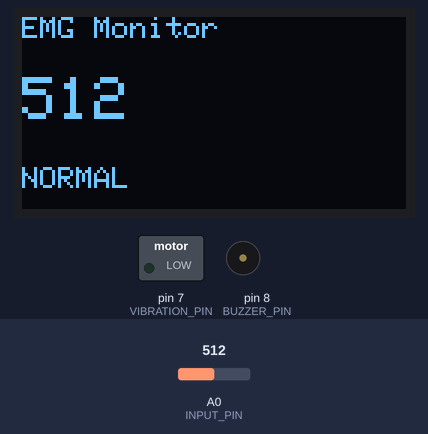
Recording of a sketch running on a simulated Arduino Uno, built with avr-gcc and run on an emulated ATmega328P. Shown: 128×64 one-colour display, switched loads named in the sketch (green lamp = pin HIGH), buzzer (waves = sounding, pin HIGH). The inputs (shaded band) are chosen by the test bench; at power-on: A0 (INPUT_PIN) = 512. What the sketch prints to the serial monitor is not drawn.

Above: at 1.2 s.
1.3 s: A0 (INPUT_PIN) set to 360
At 2.2 s:
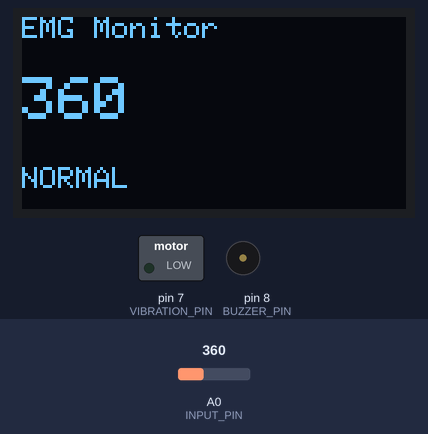
2.8 s: A0 (INPUT_PIN) set to 336
At 3.4 s:
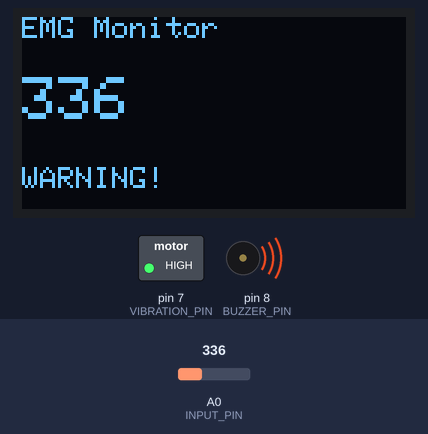
4.3 s: A0 (INPUT_PIN) set to 306
At 4.7 s:
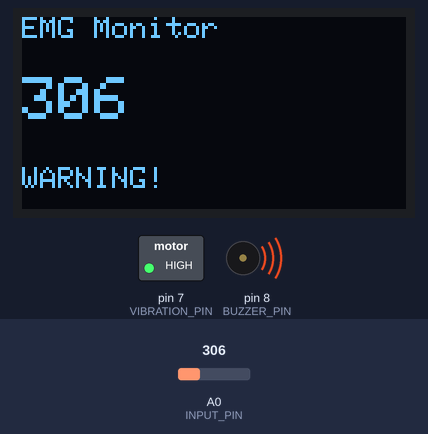
Timing chart, 0 to 7.3 s (numbered marks = the images above; inputs shaded):
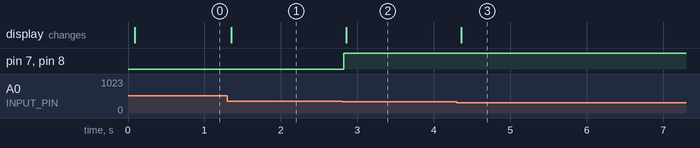

The sketch:

EMG_OLED_Buzzer_Vibration.ino
```cpp
#include <Wire.h>
#include <Adafruit_GFX.h>
#include <Adafruit_SSD1306.h>

#define SAMPLE_RATE 20
#define BAUD_RATE 115200
#define INPUT_PIN A0

// Buzzer and vibration motor
#define BUZZER_PIN 8
#define VIBRATION_PIN 7

// EMG thresholds
#define LOW_THRESHOLD 350
#define HIGH_THRESHOLD 680

// OLED screen
Adafruit_SSD1306 display(128, 64, &Wire, -1);

int sensor_value = 0;

int i = 0;
int tempsensorvalue = 0;

void setup() {
  Serial.begin(BAUD_RATE);
  Wire.begin();

  // Set buzzer pin
  pinMode(BUZZER_PIN, OUTPUT);
  digitalWrite(BUZZER_PIN, LOW);

  // Set vibration motor pin
  pinMode(VIBRATION_PIN, OUTPUT);
  digitalWrite(VIBRATION_PIN, LOW);

  // Start OLED
  if (!display.begin(SSD1306_SWITCHCAPVCC, 0x3C)) {
    Serial.println("OLED failed!");
    while (true);
  }

  display.clearDisplay();
  display.setTextColor(SSD1306_WHITE);
  display.display();
}

void loop() {

  // Read EMG sensor
  sensor_value = analogRead(INPUT_PIN);


  // Send value to Serial Monitor
  Serial.println(sensor_value);

  // Check EMG value
  bool warning = sensor_value < LOW_THRESHOLD ||
                 sensor_value > HIGH_THRESHOLD;

  // Control buzzer and vibration motor
  if (warning) {
    digitalWrite(BUZZER_PIN, HIGH);
    digitalWrite(VIBRATION_PIN, HIGH);
  } else {
    digitalWrite(BUZZER_PIN, LOW);
    digitalWrite(VIBRATION_PIN, LOW);
  }

  // Update OLED
  display.clearDisplay();

  display.setTextSize(1);
  display.setCursor(0, 0);
  display.println("EMG Monitor");

  display.setTextSize(2);
  display.setCursor(0, 20);
  display.print(sensor_value);

  display.setTextSize(1);
  display.setCursor(0, 50);

  if (warning) {
    display.println("WARNING!");
  } else {
    display.println("NORMAL");
  }

  display.display();

  // Sampling interval
  delay(1000 / SAMPLE_RATE);
}
```

Measured:
- the behaviour switches between 350 and 349 on A0 (INPUT_PIN) (found by bisection; images 1 and 2)
- after the input at 1.3 s, the display: changes after 0.05 s (image 1)
- after the input at 2.8 s, pin 7 (VIBRATION_PIN), pin 8 (BUZZER_PIN): LOW → HIGH at once; the display: changes after 0.05 s (image 2)
- after the input at 4.3 s, the display: changes after 0.06 s (image 3)
